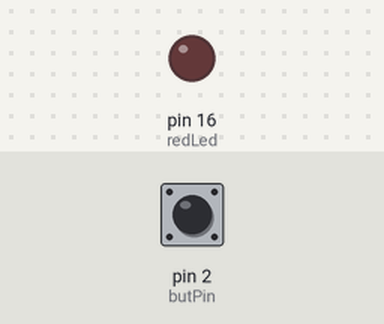
This sketch was run on a simulated Arduino Uno, built with avr-gcc and run on an emulated ATmega328P. Parts: output pins drawn as LEDs (lit = HIGH). Inputs (shaded band) come from the test bench; at power-on: pin 2 (butPin) HIGH.

Above: at 1.2 s.
1.3 s: pin 2 (butPin) pulled LOW for 0.15 s
At 1.37 s:
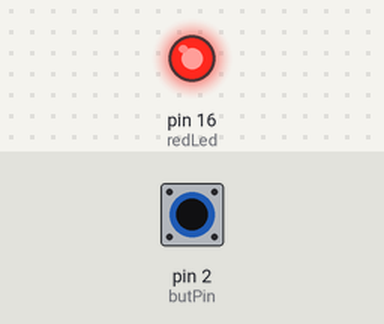
2.9 s: pin 2 (butPin) pulled LOW for 3.2 s
At 6.8 s:
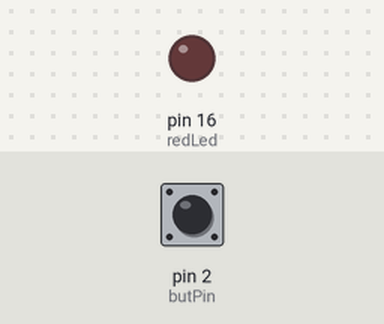
Timing chart, 0 to 8.3 s (numbered marks = the images above; inputs shaded):
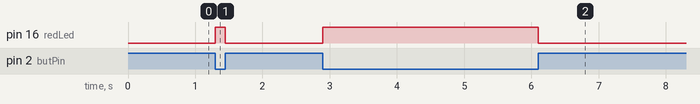

Measured:
- after the input at 1.3 s, pin 16 (redLed): LOW → HIGH at once, → LOW 0.15 s later
- after the input at 2.9 s, pin 16 (redLed): LOW → HIGH at once, → LOW 3.2 s later

The sketch:

lesson-24-pushledbutton.ino
```cpp
int redLed = 16;
int butPin = 2;
int butVal;
int br = 115200;

void setup() {
  // put your setup code here, to run once:
  Serial.begin(br);
  pinMode(butPin, INPUT);
  pinMode(redLed, OUTPUT);
}

void loop() {
  // put your main code here, to run repeatedly:
  butVal = digitalRead(butPin);
  if (butVal == 0) {
    digitalWrite(redLed, HIGH);
  }
  else {
    digitalWrite(redLed, LOW);
  }
}
```
